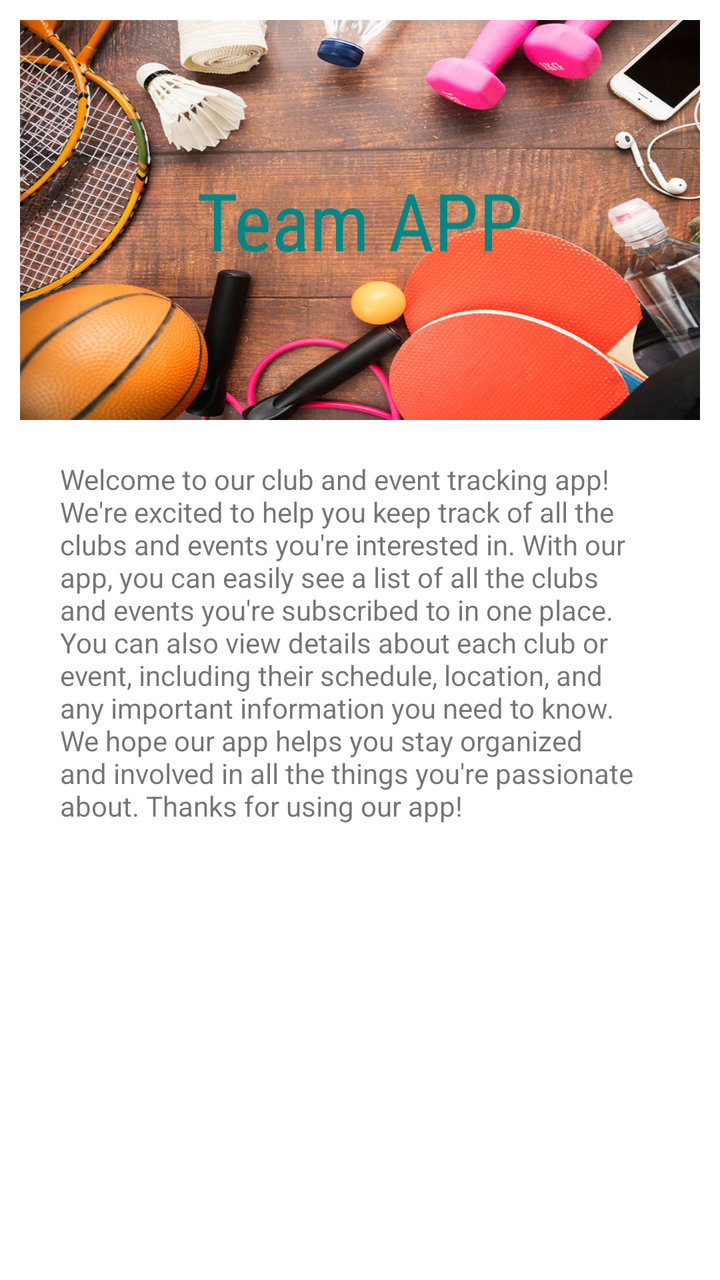
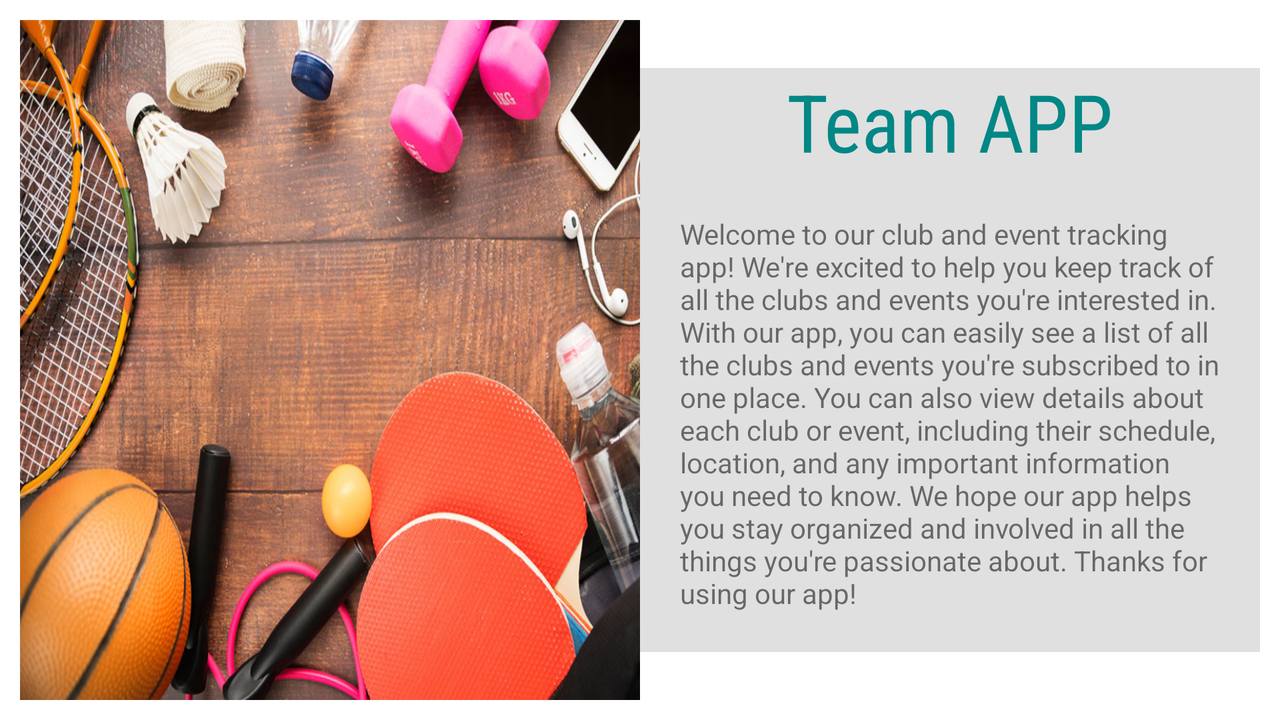

Compare how this app lays out the same screen by default and in its alternative resource folder. The renders come first, then the two layout files and the values they reference.
<!-- AndroidManifest.xml: application theme Theme.TeamActivityViewer -->
<!-- res/layout/fragment_home.xml -->
<?xml version="1.0" encoding="utf-8"?>
<androidx.constraintlayout.widget.ConstraintLayout
    xmlns:android="http://schemas.android.com/apk/res/android"
    android:layout_width="match_parent"
    android:layout_height="match_parent"
    xmlns:app="http://schemas.android.com/apk/res-auto"
    xmlns:tools="http://schemas.android.com/tools"
    tools:context="ui.home.HomeFragment"
    android:padding="10dp">

    <ImageView
        android:id="@+id/home_image"
        android:layout_width="match_parent"
        android:layout_height="200dp"
        android:src="@drawable/ledenbeheer_sportclubs"
        android:scaleType="fitXY"
        app:layout_constraintTop_toTopOf="parent"
        app:layout_constraintStart_toStartOf="parent"
        app:layout_constraintEnd_toEndOf="parent"
        android:contentDescription="@string/home_image_description" />

    <TextView
        android:layout_width="match_parent"
        android:layout_height="wrap_content"
        app:layout_constraintTop_toBottomOf="@id/home_image"
        app:layout_constraintStart_toStartOf="parent"
        app:layout_constraintEnd_toEndOf="parent"
        app:layout_constraintTop_toTopOf="@id/home_image"
        app:layout_constraintBottom_toBottomOf="@id/home_image"
        android:gravity="center"
        android:text="@string/_title"
        android:textSize="40sp"
        android:fontFamily="sans-serif-condensed"
        android:textColor="@color/teal_700"/>

    <TextView
        android:layout_width="match_parent"
        android:layout_height="wrap_content"
        app:layout_constraintTop_toBottomOf="@id/home_image"
        app:layout_constraintStart_toStartOf="parent"
        app:layout_constraintEnd_toEndOf="parent"
        android:padding="20dp"
        android:text="@string/welcome_text"/>

</androidx.constraintlayout.widget.ConstraintLayout>
<!-- resources referenced by this layout -->
<resources>
  <color name="teal_700">#FF018786</color>
  <!-- drawable ledenbeheer_sportclubs: jpg bitmap (drawable-hdpi, 49648 bytes) -->
  <string name="_title">Team APP</string>
  <string name="home_image_description">home image</string>
  <string name="welcome_text">Welcome to our club and event tracking app! We\'re excited to help you keep track of all the clubs and events you\'re interested in. With our app, you can easily see a list of all the clubs and events you\'re subscribed to in one place. You can also view details about each club or event, including their schedule, location, and any important information you need to know. We hope our app helps you stay organized and involved in all the things you\'re passionate about. Thanks for using our app!</string>
  <style name="Theme.TeamActivityViewer" parent="Theme.MaterialComponents.DayNight.DarkActionBar">
          
          <item name="colorPrimary">@color/purple_500</item>
          <item name="colorPrimaryVariant">@color/purple_700</item>
          <item name="colorOnPrimary">@color/white</item>
          
          <item name="colorSecondary">@color/teal_200</item>
          <item name="colorSecondaryVariant">@color/teal_700</item>
          <item name="colorOnSecondary">@color/black</item>
          
          <item name="android:statusBarColor">?attr/colorPrimaryVariant</item>
          
      </style>
  <color name="purple_500">#FF6200EE</color>
  <color name="purple_700">#FF3700B3</color>
  <color name="white">#FFFFFFFF</color>
  <color name="teal_200">#FF03DAC5</color>
  <color name="black">#FF000000</color>
</resources>
<!-- res/layout-land/fragment_home.xml (the repository's variant of the layout above) -->
<!-- drawn on the phone turned sideways -->
<?xml version="1.0" encoding="utf-8"?>
<LinearLayout
    xmlns:android="http://schemas.android.com/apk/res/android"
    android:layout_width="match_parent"
    android:layout_height="match_parent"
    xmlns:app="http://schemas.android.com/apk/res-auto"
    xmlns:tools="http://schemas.android.com/tools"
    tools:context="ui.home.HomeFragment"
    android:padding="10dp"
    android:weightSum="2"
    android:orientation="horizontal">

    <ImageView
        android:id="@+id/home_image"
        android:layout_width="match_parent"
        android:layout_height="match_parent"
        android:src="@drawable/ledenbeheer_sportclubs"
        android:scaleType="fitXY"
        app:layout_constraintTop_toTopOf="parent"
        app:layout_constraintStart_toStartOf="parent"
        app:layout_constraintEnd_toEndOf="parent"
        android:contentDescription="@string/home_image_description"
        android:layout_weight="1"/>

    <ScrollView
        android:layout_width="match_parent"
        android:layout_height="wrap_content"
        app:layout_constraintTop_toTopOf="parent"
        android:layout_gravity="center"
        android:background="@color/grey_300"
        android:layout_weight="1">

    <LinearLayout
        android:layout_width="match_parent"
        android:layout_height="wrap_content"
        android:orientation="vertical">

        <TextView
            android:layout_width="match_parent"
            android:layout_height="wrap_content"
            app:layout_constraintTop_toBottomOf="@id/home_image"
            app:layout_constraintStart_toStartOf="parent"
            app:layout_constraintEnd_toEndOf="parent"
            app:layout_constraintTop_toTopOf="@id/home_image"
            app:layout_constraintBottom_toBottomOf="@id/home_image"
            android:gravity="center"
            android:text="@string/_title"
            android:textSize="40sp"
            android:fontFamily="sans-serif-condensed"
            android:textColor="@color/teal_700"/>

        <TextView
            android:layout_width="match_parent"
            android:layout_height="wrap_content"
            app:layout_constraintTop_toBottomOf="@id/home_image"
            app:layout_constraintStart_toStartOf="parent"
            app:layout_constraintEnd_toEndOf="parent"
            android:padding="20dp"
            android:text="@string/welcome_text"/>
        </LinearLayout>
    </ScrollView>
</LinearLayout>
<!-- resources referenced by the variant -->
<!-- as the phone turned sideways resolves them -->
<resources>
  <color name="grey_300">#E0E0E0</color>
  <color name="teal_700">#FF018786</color>
  <!-- drawable ledenbeheer_sportclubs: jpg bitmap (drawable-hdpi, 49648 bytes) -->
  <string name="_title">Team APP</string>
  <string name="home_image_description">home image</string>
  <string name="welcome_text">Welcome to our club and event tracking app! We\'re excited to help you keep track of all the clubs and events you\'re interested in. With our app, you can easily see a list of all the clubs and events you\'re subscribed to in one place. You can also view details about each club or event, including their schedule, location, and any important information you need to know. We hope our app helps you stay organized and involved in all the things you\'re passionate about. Thanks for using our app!</string>
  <style name="Theme.TeamActivityViewer" parent="Theme.MaterialComponents.DayNight.DarkActionBar">
          
          <item name="colorPrimary">@color/purple_500</item>
          <item name="colorPrimaryVariant">@color/purple_700</item>
          <item name="colorOnPrimary">@color/white</item>
          
          <item name="colorSecondary">@color/teal_200</item>
          <item name="colorSecondaryVariant">@color/teal_700</item>
          <item name="colorOnSecondary">@color/black</item>
          
          <item name="android:statusBarColor">?attr/colorPrimaryVariant</item>
          
      </style>
  <color name="purple_500">#FF6200EE</color>
  <color name="purple_700">#FF3700B3</color>
  <color name="white">#FFFFFFFF</color>
  <color name="teal_200">#FF03DAC5</color>
  <color name="black">#FF000000</color>
</resources>
